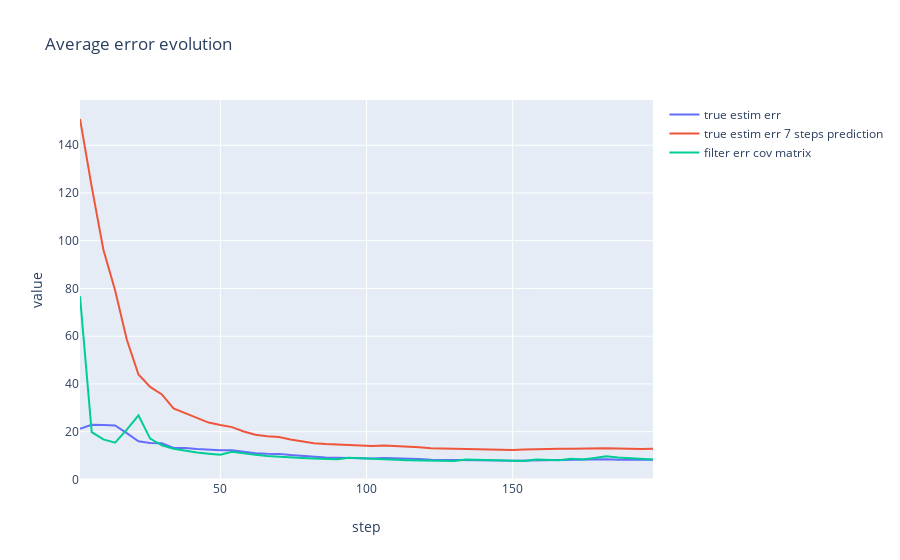

Notebook source saved alongside this figure:
### Code cell
M = 500
N = 200
steps = np.linspace(2, N-2)

err_filt, err_filt_pred = error_calculation(P_0=[[10000, 0], [0, 10000]], prob_of_gap=0.2)
filt_err_estim = np.sqrt(kalman_data[3][:,0,0])

# Plot results
plot(3, [steps, steps, steps], [err_filt[2:], err_filt_pred[2:], filt_err_estim[2:]], title='Average error evolution',
     xlable='step', ylable='value',
     legend=['true estim err', 'true estim err 7 steps prediction', 'filter err cov matrix'])

### Figure 1 — Plotly figure (JSON) as saved in the notebook; plotly's stock layout.template omitted (floating-point values rounded to 4 significant figures; data arrays with more than 128 entries replaced by an {"elided": "..."} marker saying what was removed)
{"data": [{"mode": "lines", "name": "true estim err", "showlegend": true, "type": "scatter", "x": [2, 6, 10, 14, 18, 22, 26, 30, 34, 38, 42, 46, 50, 54, 58, 62, 66, 70, 74, 78, 82, 86, 90, 94, 98, 102, 106, 110, 114, 118, 122, 126, 130, 134, 138, 142, 146, 150, 154, 158, 162, 166, 170, 174, 178, 182, 186, 190, 194, 198], "y": {"elided": "198 float values"}}, {"mode": "lines", "name": "true estim err 7 steps prediction", "showlegend": true, "type": "scatter", "x": [2, 6, 10, 14, 18, 22, 26, 30, 34, 38, 42, 46, 50, 54, 58, 62, 66, 70, 74, 78, 82, 86, 90, 94, 98, 102, 106, 110, 114, 118, 122, 126, 130, 134, 138, 142, 146, 150, 154, 158, 162, 166, 170, 174, 178, 182, 186, 190, 194, 198], "y": {"elided": "191 float values"}}, {"mode": "lines", "name": "filter err cov matrix", "showlegend": true, "type": "scatter", "x": [2, 6, 10, 14, 18, 22, 26, 30, 34, 38, 42, 46, 50, 54, 58, 62, 66, 70, 74, 78, 82, 86, 90, 94, 98, 102, 106, 110, 114, 118, 122, 126, 130, 134, 138, 142, 146, 150, 154, 158, 162, 166, 170, 174, 178, 182, 186, 190, 194, 198], "y": {"elided": "198 float values"}}], "layout": {"title": {"text": "Average error evolution"}, "xaxis": {"title": {"text": "step"}}, "yaxis": {"title": {"text": "value"}}}}
